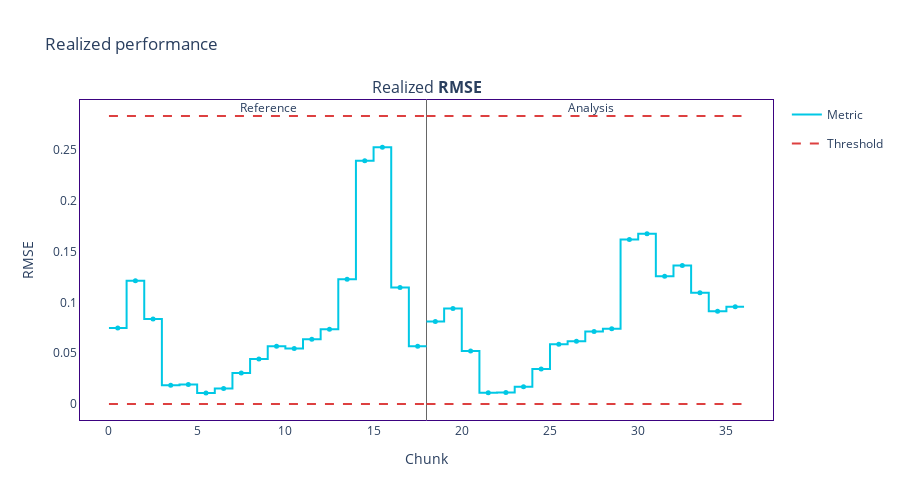

Write notebook code for a chart like this one.
### Markdown cell above
## fit on test data

### Code cell
performance_calc = nml.PerformanceCalculator(
    y_pred=y_pred,
    y_true=target,
    metrics=['rmse'],
    chunk_size=2000,
    problem_type='regression',
)

performance_calc.fit(reference_df)
realized_results = performance_calc.calculate(monitored_df)
fig = realized_results.plot()
fig.show()
fig.write_image('test_performance_results.svg')

### Figure 1 — Plotly figure (JSON) as saved in the notebook; plotly's stock layout.template omitted (floating-point values rounded to 4 significant figures)
{"data": [{"hoverinfo": "skip", "legendgroup": "metric_reference", "line": {"color": "#00c8e5", "shape": "hv", "width": 2}, "mode": "lines", "name": "Metric", "showlegend": true, "type": "scatter", "x": [0, 1, 2, 3, 4, 5, 6, 7, 8, 9, 10, 11, 12, 13, 14, 15, 16, 17, 18], "xaxis": "x", "y": [0.07476, 0.1214, 0.08378, 0.01844, 0.01932, 0.01075, 0.01532, 0.03063, 0.04442, 0.05694, 0.05467, 0.06389, 0.07364, 0.1228, 0.2396, 0.2528, 0.1146, 0.05699, 0.05699], "yaxis": "y"}, {"customdata": [["Realized <b>RMSE</b>", "<b style=\"color:#00c8e5;line-height:60px\">Reference</b>", "", "[0:1999]", "Chunk index: <b>0</b>", 0.0748, 0.0091], ["Realized <b>RMSE</b>", "<b style=\"color:#00c8e5;line-height:60px\">Reference</b>", "", "[2000:3999]", "Chunk index: <b>1</b>", 0.1214, 0.0091], ["Realized <b>RMSE</b>", "<b style=\"color:#00c8e5;line-height:60px\">Reference</b>", "", "[4000:5999]", "Chunk index: <b>2</b>", 0.0838, 0.0091], ["Realized <b>RMSE</b>", "<b style=\"color:#00c8e5;line-height:60px\">Reference</b>", "", "[6000:7999]", "Chunk index: <b>3</b>", 0.0184, 0.0091], ["Realized <b>RMSE</b>", "<b style=\"color:#00c8e5;line-height:60px\">Reference</b>", "", "[8000:9999]", "Chunk index: <b>4</b>", 0.0193, 0.0091], ["Realized <b>RMSE</b>", "<b style=\"color:#00c8e5;line-height:60px\">Reference</b>", "", "[10000:11999]", "Chunk index: <b>5</b>", 0.0108, 0.0091], ["Realized <b>RMSE</b>", "<b style=\"color:#00c8e5;line-height:60px\">Reference</b>", "", "[12000:13999]", "Chunk index: <b>6</b>", 0.0153, 0.0091], ["Realized <b>RMSE</b>", "<b style=\"color:#00c8e5;line-height:60px\">Reference</b>", "", "[14000:15999]", "Chunk index: <b>7</b>", 0.0306, 0.0091], ["Realized <b>RMSE</b>", "<b style=\"color:#00c8e5;line-height:60px\">Reference</b>", "", "[16000:17999]", "Chunk index: <b>8</b>", 0.0444, 0.0091], ["Realized <b>RMSE</b>", "<b style=\"color:#00c8e5;line-height:60px\">Reference</b>", "", "[18000:19999]", "Chunk index: <b>9</b>", 0.0569, 0.0091], ["Realized <b>RMSE</b>", "<b style=\"color:#00c8e5;line-height:60px\">Reference</b>", "", "[20000:21999]", "Chunk index: <b>10</b>", 0.0547, 0.0091], ["Realized <b>RMSE</b>", "<b style=\"color:#00c8e5;line-height:60px\">Reference</b>", "", "[22000:23999]", "Chunk index: <b>11</b>", 0.0639, 0.0091], ["Realized <b>RMSE</b>", "<b style=\"color:#00c8e5;line-height:60px\">Reference</b>", "", "[24000:25999]", "Chunk index: <b>12</b>", 0.0736, 0.0091], ["Realized <b>RMSE</b>", "<b style=\"color:#00c8e5;line-height:60px\">Reference</b>", "", "[26000:27999]", "Chunk index: <b>13</b>", 0.1228, 0.0091], ["Realized <b>RMSE</b>", "<b style=\"color:#00c8e5;line-height:60px\">Reference</b>", "", "[28000:29999]", "Chunk index: <b>14</b>", 0.2396, 0.0091], ["Realized <b>RMSE</b>", "<b style=\"color:#00c8e5;line-height:60px\">Reference</b>", "", "[30000:31999]", "Chunk index: <b>15</b>", 0.2528, 0.0091], ["Realized <b>RMSE</b>", "<b style=\"color:#00c8e5;line-height:60px\">Reference</b>", "", "[32000:33999]", "Chunk index: <b>16</b>", 0.1146, 0.0091], ["Realized <b>RMSE</b>", "<b style=\"color:#00c8e5;line-height:60px\">Reference</b>", "", "[34000:35039]", "Chunk index: <b>17</b>", 0.057, 0.0126]], "hovertemplate": "%{customdata[1]} &nbsp; &nbsp; %{customdata[2]} <br />Chunk: <b>%{customdata[3]}</b> &nbsp; &nbsp; %{customdata[4]} <br />%{customdata[0]}: <b>%{customdata[5]}</b><br />Confidence band: +/- <b>%{customdata[6]}</b><br /><extra></extra>", "legendgroup": "metric_reference", "marker": {"color": "#00c8e5", "size": 5, "symbol": "circle"}, "mode": "markers", "name": "Metric", "showlegend": false, "type": "scatter", "x": [0.5, 1.5, 2.5, 3.5, 4.5, 5.5, 6.5, 7.5, 8.5, 9.5, 10.5, 11.5, 12.5, 13.5, 14.5, 15.5, 16.5, 17.5], "xaxis": "x", "y": [0.07476, 0.1214, 0.08378, 0.01844, 0.01932, 0.01075, 0.01532, 0.03063, 0.04442, 0.05694, 0.05467, 0.06389, 0.07364, 0.1228, 0.2396, 0.2528, 0.1146, 0.05699, 0.05699], "yaxis": "y"}, {"hoverinfo": "skip", "legendgroup": "metric_analysis", "line": {"color": "#00c8e5", "shape": "hv", "width": 2}, "mode": "lines", "name": "Metric", "showlegend": false, "type": "scatter", "x": [18, 19, 20, 21, 22, 23, 24, 25, 26, 27, 28, 29, 30, 31, 32, 33, 34, 35, 36], "xaxis": "x", "y": [0.08127, 0.0941, 0.05224, 0.0111, 0.01133, 0.01692, 0.03445, 0.05889, 0.06183, 0.07136, 0.07414, 0.162, 0.1678, 0.1258, 0.1364, 0.1095, 0.09146, 0.09589, 0.09589], "yaxis": "y"}, {"customdata": [["Realized <b>RMSE</b>", "<b style=\"color:#3b0280;line-height:60px\">Analysis</b>", "", "[0:1999]", "Chunk index: <b>0</b>", 0.0813, 0.0091], ["Realized <b>RMSE</b>", "<b style=\"color:#3b0280;line-height:60px\">Analysis</b>", "", "[2000:3999]", "Chunk index: <b>1</b>", 0.0941, 0.0091], ["Realized <b>RMSE</b>", "<b style=\"color:#3b0280;line-height:60px\">Analysis</b>", "", "[4000:5999]", "Chunk index: <b>2</b>", 0.0522, 0.0091], ["Realized <b>RMSE</b>", "<b style=\"color:#3b0280;line-height:60px\">Analysis</b>", "", "[6000:7999]", "Chunk index: <b>3</b>", 0.0111, 0.0091], ["Realized <b>RMSE</b>", "<b style=\"color:#3b0280;line-height:60px\">Analysis</b>", "", "[8000:9999]", "Chunk index: <b>4</b>", 0.0113, 0.0091], ["Realized <b>RMSE</b>", "<b style=\"color:#3b0280;line-height:60px\">Analysis</b>", "", "[10000:11999]", "Chunk index: <b>5</b>", 0.0169, 0.0091], ["Realized <b>RMSE</b>", "<b style=\"color:#3b0280;line-height:60px\">Analysis</b>", "", "[12000:13999]", "Chunk index: <b>6</b>", 0.0345, 0.0091], ["Realized <b>RMSE</b>", "<b style=\"color:#3b0280;line-height:60px\">Analysis</b>", "", "[14000:15999]", "Chunk index: <b>7</b>", 0.0589, 0.0091], ["Realized <b>RMSE</b>", "<b style=\"color:#3b0280;line-height:60px\">Analysis</b>", "", "[16000:17999]", "Chunk index: <b>8</b>", 0.0618, 0.0091], ["Realized <b>RMSE</b>", "<b style=\"color:#3b0280;line-height:60px\">Analysis</b>", "", "[18000:19999]", "Chunk index: <b>9</b>", 0.0714, 0.0091], ["Realized <b>RMSE</b>", "<b style=\"color:#3b0280;line-height:60px\">Analysis</b>", "", "[20000:21999]", "Chunk index: <b>10</b>", 0.0741, 0.0091], ["Realized <b>RMSE</b>", "<b style=\"color:#3b0280;line-height:60px\">Analysis</b>", "", "[22000:23999]", "Chunk index: <b>11</b>", 0.162, 0.0091], ["Realized <b>RMSE</b>", "<b style=\"color:#3b0280;line-height:60px\">Analysis</b>", "", "[24000:25999]", "Chunk index: <b>12</b>", 0.1678, 0.0091], ["Realized <b>RMSE</b>", "<b style=\"color:#3b0280;line-height:60px\">Analysis</b>", "", "[26000:27999]", "Chunk index: <b>13</b>", 0.1258, 0.0091], ["Realized <b>RMSE</b>", "<b style=\"color:#3b0280;line-height:60px\">Analysis</b>", "", "[28000:29999]", "Chunk index: <b>14</b>", 0.1364, 0.0091], ["Realized <b>RMSE</b>", "<b style=\"color:#3b0280;line-height:60px\">Analysis</b>", "", "[30000:31999]", "Chunk index: <b>15</b>", 0.1095, 0.0091], ["Realized <b>RMSE</b>", "<b style=\"color:#3b0280;line-height:60px\">Analysis</b>", "", "[32000:33999]", "Chunk index: <b>16</b>", 0.0915, 0.0091], ["Realized <b>RMSE</b>", "<b style=\"color:#3b0280;line-height:60px\">Analysis</b>", "", "[34000:35039]", "Chunk index: <b>17</b>", 0.0959, 0.0126]], "hovertemplate": "%{customdata[1]} &nbsp; &nbsp; %{customdata[2]} <br />Chunk: <b>%{customdata[3]}</b> &nbsp; &nbsp; %{customdata[4]} <br />%{customdata[0]}: <b>%{customdata[5]}</b><br />Confidence band: +/- <b>%{customdata[6]}</b><br /><extra></extra>", "legendgroup": "metric_analysis", "marker": {"color": "#00c8e5", "size": 5, "symbol": "circle"}, "mode": "markers", "name": "Metric", "showlegend": false, "type": "scatter", "x": [18.5, 19.5, 20.5, 21.5, 22.5, 23.5, 24.5, 25.5, 26.5, 27.5, 28.5, 29.5, 30.5, 31.5, 32.5, 33.5, 34.5, 35.5], "xaxis": "x", "y": [0.08127, 0.0941, 0.05224, 0.0111, 0.01133, 0.01692, 0.03445, 0.05889, 0.06183, 0.07136, 0.07414, 0.162, 0.1678, 0.1258, 0.1364, 0.1095, 0.09146, 0.09589, 0.09589], "yaxis": "y"}, {"hoverinfo": "skip", "legendgroup": "alert", "marker": {"color": "#DD4040", "size": 8, "symbol": "diamond"}, "mode": "markers", "name": "Alert", "showlegend": true, "type": "scatter", "x": [], "xaxis": "x", "y": [], "yaxis": "y"}, {"hoverinfo": "skip", "legendgroup": "thresh", "line": {"color": "#DD4040", "dash": "dash", "width": 2}, "mode": "lines", "name": "Threshold", "showlegend": true, "type": "scatter", "x": [0, 1, 2, 3, 4, 5, 6, 7, 8, 9, 10, 11, 12, 13, 14, 15, 16, 17, 18], "xaxis": "x", "y": [0.2837, 0.2837, 0.2837, 0.2837, 0.2837, 0.2837, 0.2837, 0.2837, 0.2837, 0.2837, 0.2837, 0.2837, 0.2837, 0.2837, 0.2837, 0.2837, 0.2837, 0.2837, 0.2837], "yaxis": "y"}, {"hoverinfo": "skip", "legendgroup": "thresh", "line": {"color": "#DD4040", "dash": "dash", "width": 2}, "mode": "lines", "name": "Threshold", "showlegend": false, "type": "scatter", "x": [0, 1, 2, 3, 4, 5, 6, 7, 8, 9, 10, 11, 12, 13, 14, 15, 16, 17, 18], "xaxis": "x", "y": [0, 0, 0, 0, 0, 0, 0, 0, 0, 0, 0, 0, 0, 0, 0, 0, 0, 0, 0], "yaxis": "y"}, {"hoverinfo": "skip", "legendgroup": "thresh", "line": {"color": "#DD4040", "dash": "dash", "width": 2}, "mode": "lines", "name": "Threshold", "showlegend": false, "type": "scatter", "x": [18, 19, 20, 21, 22, 23, 24, 25, 26, 27, 28, 29, 30, 31, 32, 33, 34, 35, 36], "xaxis": "x", "y": [0.2837, 0.2837, 0.2837, 0.2837, 0.2837, 0.2837, 0.2837, 0.2837, 0.2837, 0.2837, 0.2837, 0.2837, 0.2837, 0.2837, 0.2837, 0.2837, 0.2837, 0.2837, 0.2837], "yaxis": "y"}, {"hoverinfo": "skip", "legendgroup": "thresh", "line": {"color": "#DD4040", "dash": "dash", "width": 2}, "mode": "lines", "name": "Threshold", "showlegend": false, "type": "scatter", "x": [18, 19, 20, 21, 22, 23, 24, 25, 26, 27, 28, 29, 30, 31, 32, 33, 34, 35, 36], "xaxis": "x", "y": [0, 0, 0, 0, 0, 0, 0, 0, 0, 0, 0, 0, 0, 0, 0, 0, 0, 0, 0], "yaxis": "y"}], "layout": {"annotations": [{"font": {"size": 16}, "showarrow": false, "text": "Realized <b>RMSE</b>", "x": 0.5, "xanchor": "center", "xref": "paper", "y": 1, "yanchor": "bottom", "yref": "paper"}, {"showarrow": false, "text": "Reference", "x": 8.5, "xref": "x", "xshift": 10, "y": 1.01, "yref": "y domain"}, {"showarrow": false, "text": "Analysis", "x": 26.5, "xref": "x", "xshift": 15, "y": 1.01, "yref": "y domain"}], "height": 500, "hoverlabel": {"bgcolor": "white", "font": {"size": 14}}, "legend": {"itemclick": false, "itemdoubleclick": false, "traceorder": "grouped"}, "paper_bgcolor": "rgba(255,255,255,1)", "plot_bgcolor": "rgba(255,255,255,1)", "shapes": [{"layer": "below", "line": {"color": "#666666", "width": 1}, "type": "line", "x0": 18, "x1": 18, "xref": "x", "y0": 0, "y1": 1, "yref": "y domain"}], "title": {"text": "Realized performance"}, "xaxis": {"anchor": "y", "domain": [0, 1], "linecolor": "#3b0280", "matches": "x", "mirror": true, "showgrid": false, "title": {"text": "Chunk"}, "zeroline": false}, "yaxis": {"anchor": "x", "domain": [0, 1], "linecolor": "#3b0280", "mirror": true, "showgrid": false, "title": {"text": "RMSE"}, "zeroline": false}}}
